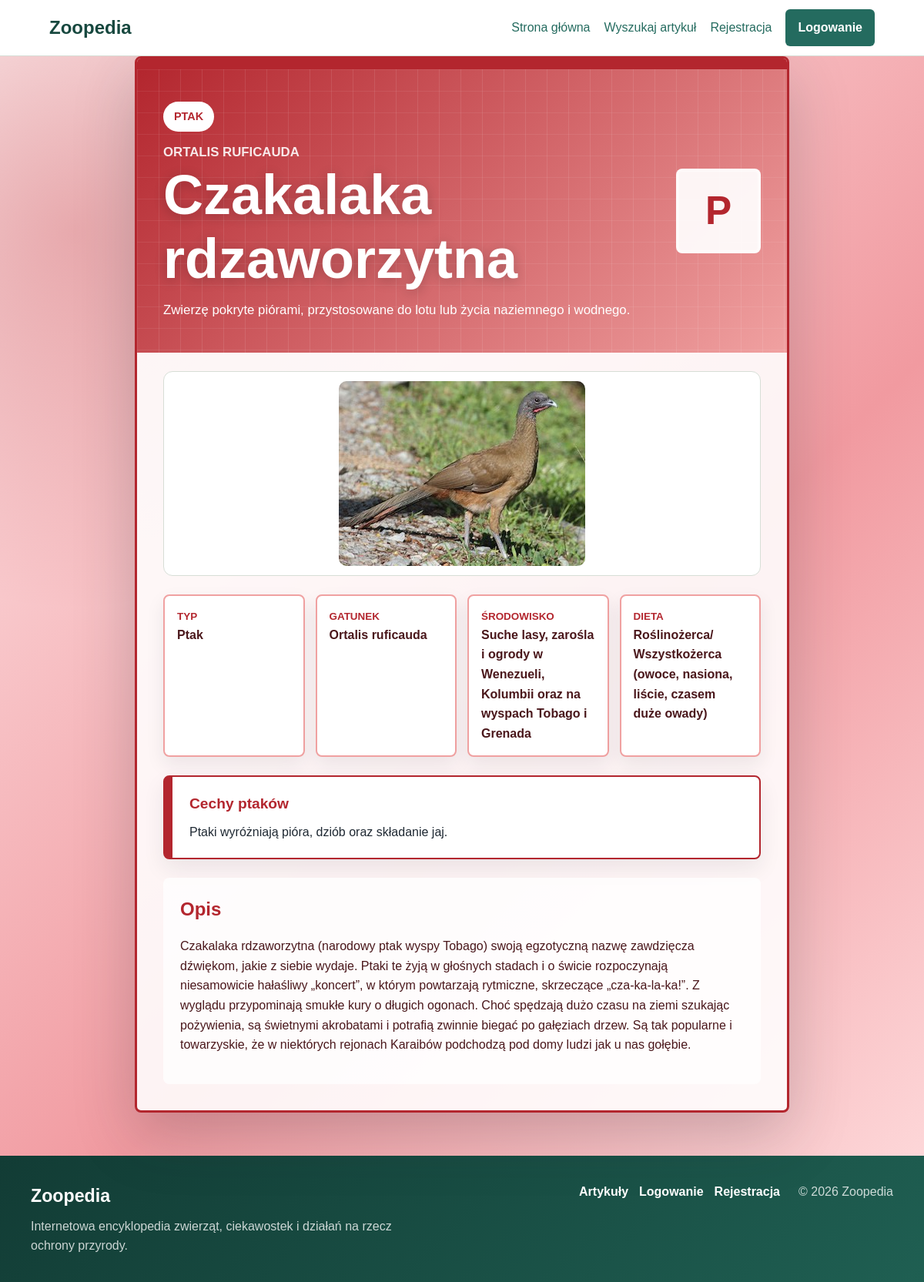
/article.php?slug=czakalaka-rdzaworzytna, run on the app's committed database.
### tables this page shows
CREATE TABLE `articles` (
  `id` int(11) NOT NULL,
  `slug` varchar(160) NOT NULL,
  `title` varchar(180) NOT NULL,
  `animal_type` varchar(30) NOT NULL DEFAULT 'ssak',
  `species` varchar(180) NOT NULL,
  `habitat` varchar(255) NOT NULL,
  `diet` varchar(180) NOT NULL,
  `content` text NOT NULL,
  `image` varchar(255) DEFAULT NULL,
  `created_at` date NOT NULL
);

### article.php (the view, shortened to what this page needs)
<?php
require_once __DIR__ . '/functions.php';
$article = find_article($_GET['slug'] ?? '');
$template = $article ? animal_template($article['animal_type'] ?? 'ssak') : null;
?>
<!doctype html>
<html lang="pl">
<head>
    <link rel="stylesheet" href="<?= h(asset_url('style.css')) ?>">
</head>
<body class="<?= $template ? 'article-theme ' . h($template['class']) : '' ?>">
    <main class="page">
        <?php if (!$article): ?>
            <section class="section">
                <h1>Nie znaleziono artykułu</h1>
                <p class="empty">Wybrany artykuł nie istnieje albo został usunięty.</p>
                <a class="text-link" href="<?= h(url_for('search')) ?>">Wróć do wyszukiwarki</a>
            </section>
        <?php else: ?>
            <article class="article-detail typed-article <?= h($template['class']) ?>" data-template="<?= h($template['label']) ?>">
                <div class="article-template-hero">
                    <div>
                        <span class="template-ribbon"><?= h($template['label']) ?></span>
                        <p class="eyebrow"><?= h($article['species'] ?? 'Brak danych') ?></p>
                        <h1><?= h($article['title']) ?></h1>
                        <p><?= h($template['lead']) ?></p>
                    </div>
                    <div class="template-symbol" aria-hidden="true">
                        <?= h(mb_substr($template['label'], 0, 1)) ?>
                    </div>
                </div>
                <?php if (!empty($article['image'])): ?>
                    <figure class="article-image-box">
                        <img
                            class="article-main-image"
                            src="<?= h(asset_url('uploads/' . $article['image'])) ?>"
                            alt="<?= h($article['title']) ?>"
                        >
                    </figure>
                <?php endif; ?>
                <dl class="facts">
                    <div>
                        <dt>Typ</dt>
                        <dd><?= h(animal_type_label($article['animal_type'] ?? 'ssak')) ?></dd>
                    </div>
                    <div>
                        <dt>Gatunek</dt>
                        <dd><?= h($article['species'] ?? 'Brak danych') ?></dd>
                    </div>
                    <div>
                        <dt>Środowisko</dt>
                        <dd><?= h($article['habitat'] ?? 'Brak danych') ?></dd>
                    </div>
                    <div>
                        <dt>Dieta</dt>
                        <dd><?= h($article['diet'] ?? 'Brak danych') ?></dd>
                    </div>
                </dl>
                <section class="template-note">
                    <h2><?= h($template['accent']) ?></h2>
                    <p><?= h(template_description($article['animal_type'] ?? 'ssak')) ?></p>
                </section>
                <section class="article-text">
                    <h2>Opis</h2>
                    <p><?= nl2br(h($article['content'] ?? '')) ?></p>
                </section>
            </article>
        <?php endif; ?>
    </main>
</body>
</html>

### data on the page
articles: animal_type "PTAK", species "ORTALIS RUFICAUDA", title "Czakalaka rdzaworzytna", animal_type "Zwierzę pokryte piórami, przystosowane do lotu lub życia naziemnego i wodnego.", animal_type "P", image (picture), animal_type "Ptak", species "Ortalis ruficauda", habitat "Suche lasy, zarośla i ogrody w Wenezueli, Kolumbii oraz na wyspach Tobago i Grenada", diet "Roślinożerca/ Wszystkożerca (owoce, nasiona, liście, czasem duże owady)", animal_type "Cechy ptaków", animal_type "Ptaki wyróżniają pióra, dziób oraz składanie jaj.", content "Czakalaka rdzaworzytna (narodowy ptak wyspy Tobago) swoją egzotyczną nazwę zawdzięcza dźwiękom, jakie z siebie wydaje. Ptaki te żyją w głośnych stadach i o świcie rozpoczynają niesamowicie hałaśliwy „koncert”, w którym powtarzają rytmiczne, skrzeczące „cza-ka-la-ka!”. Z wyglądu przypominają smukłe kury o długich ogonach. Choć spędzają dużo czasu na ziemi szukając pożywienia, są świetnymi akrobatami i potrafią zwinnie biegać po gałęziach drzew. Są tak popularne i towarzyskie, że w niektórych rejonach Karaibów podchodzą pod domy ludzi jak u nas gołębie."
